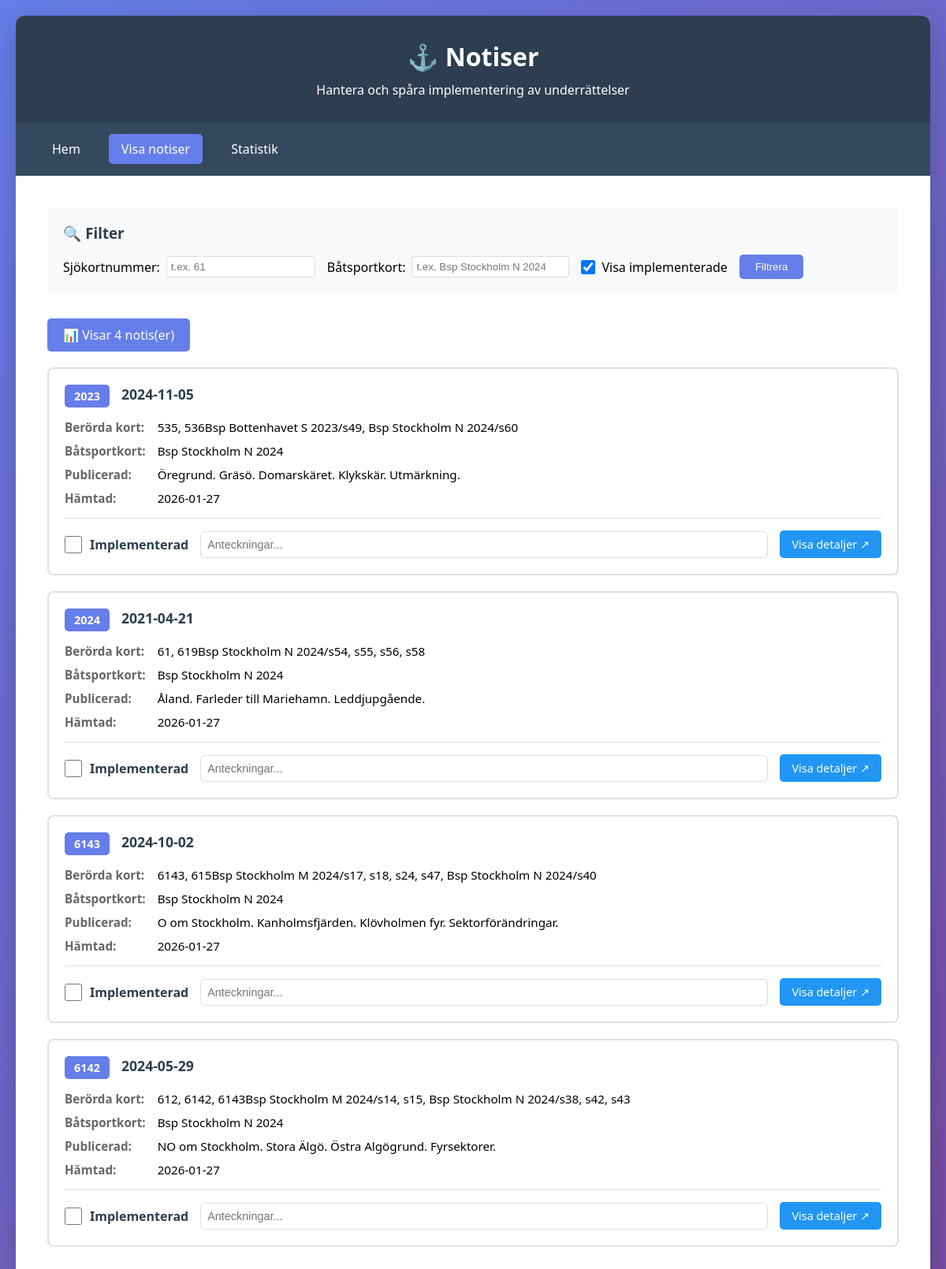
Screenshot of /notices with the database file from the repository.
### tables this page shows
CREATE TABLE implementation_status (
            id INTEGER PRIMARY KEY AUTOINCREMENT,
            notice_id INTEGER,
            implemented BOOLEAN DEFAULT 0,
            implemented_date TEXT,
            notes TEXT,
            FOREIGN KEY (notice_id) REFERENCES notices(id)
        );

CREATE TABLE notices (
            id INTEGER PRIMARY KEY AUTOINCREMENT,
            notice_number TEXT,
            title TEXT,
            affected_charts TEXT,
            sjokort_nummer TEXT,
            batsportkort TEXT,
            published_date TEXT,
            area TEXT,
            content TEXT,
            url TEXT,
            scraped_date TEXT,
            UNIQUE(notice_number)
        );

### app.py (the view)
@app.route('/notices')
def list_notices():
    conn = get_db()
    c = conn.cursor()
    sjokort = request.args.get('sjokort', '')
    batsportkort = request.args.get('batsportkort', '')
    show_implemented = request.args.get('show_implemented', '1')
    query = '''
        SELECT n.id, n.notice_number, n.title, n.affected_charts, n.sjokort_nummer, n.batsportkort,
               n.published_date, n.content, n.url, n.scraped_date,
               i.implemented, i.implemented_date, i.notes
        FROM notices n
        LEFT JOIN implementation_status i ON n.id = i.notice_id
        WHERE 1=1
    '''
    params = []
    if sjokort:
        query += ' AND n.sjokort_nummer = ?'
        params.append(sjokort)
    if batsportkort:
        query += ' AND n.batsportkort = ?'
        params.append(batsportkort)
    if show_implemented == '0':
        query += ' AND (i.implemented = 0 OR i.implemented IS NULL)'
    query += ' ORDER BY n.published_date DESC'
    c.execute(query, params)
    notices = c.fetchall()
    conn.close()
    return render_template('notices.html', notices=notices,
                         sjokort=sjokort, batsportkort=batsportkort,
                         show_implemented=show_implemented)

### app.py (called while the page is built)
def get_db():
    conn = sqlite3.connect(app.config['DATABASE'])
    conn.row_factory = sqlite3.Row
    return conn

### templates/notices.html (shortened to what this page needs)
<!DOCTYPE html>
<html lang="sv">
<head>
</head>
<body>
    <div class="container">
        <header>
            <h1>⚓ Notiser</h1>
            <p>Hantera och spåra implementering av underrättelser</p>
        </header>
        <nav>
            <a href="/">Hem</a>
            <a href="/notices" class="active">Visa notiser</a>
            <a href="/statistics">Statistik</a>
        </nav>
        <div class="content">
            <div class="filter-section">
                <h3>🔍 Filter</h3>
                <form method="get" action="/notices">
                    <div class="filter-group">
                        <label>
                            Sjökortnummer:
                            <input type="text" name="sjokort" value="{{ sjokort }}"
                                   placeholder="t.ex. 61" style="padding: 5px; border: 1px solid #ddd; border-radius: 3px;">
                        </label>
                        <label>
                            Båtsportkort:
                            <input type="text" name="batsportkort" value="{{ batsportkort }}"
                                   placeholder="t.ex. Bsp Stockholm N 2024"
                                   style="padding: 5px; border: 1px solid #ddd; border-radius: 3px; min-width: 200px;">
                        </label>
                        <label>
                            <input type="checkbox" name="show_implemented" value="1"
                                   {% if show_implemented == '1' %}checked{% endif %}>
                            Visa implementerade
                        </label>
                        <button type="submit" style="background: #667eea; color: white; border: none;
                                padding: 8px 20px; border-radius: 5px; cursor: pointer;">
                            Filtrera
                        </button>
                    </div>
                </form>
            </div>
            {% if notices %}
                <div class="notice-count">
                    📊 Visar {{ notices|length }} notis(er)
                </div>
                <div class="notices-grid">
                    {% for notice in notices %}
                    <div class="notice-card {% if notice.implemented %}implemented{% endif %}">
                        <div class="notice-header">
                            <div class="notice-number">
                                {% if notice.notice_number %}
                                <a href="https://ufs.sjofartsverket.se/Current/NoticeDetails?notice={{ notice.notice_number }}&from=search"
                                   target="_blank"
                                   title="Klicka för att se fullständig beskrivning">
                                    {{ notice.notice_number }}
                                </a>
                                {% endif %}
                            </div>
                            <div class="notice-title">
                                {% if notice.notice_number %}
                                <a href="https://ufs.sjofartsverket.se/Current/NoticeDetails?notice={{ notice.notice_number }}&from=search"
                                   target="_blank"
                                   title="Klicka för att se fullständig beskrivning">
                                    {{ notice.title }}
                                </a>
                                {% else %}
                                {{ notice.title }}
                                {% endif %}
                            </div>
                        </div>
                        <div class="notice-info">
                            {% if notice.affected_charts %}
                            <strong>Berörda kort:</strong>
                            <span>{{ notice.affected_charts }}</span>
                            {% endif %}
                            {% if notice.batsportkort %}
                            <strong>Båtsportkort:</strong>
                            <span>{{ notice.batsportkort }}</span>
                            {% endif %}
                            <strong>Publicerad:</strong>
                            <span>{{ notice.published_date }}</span>
                            {% if notice.scraped_date %}
                            <strong>Hämtad:</strong>
                            <span>{{ notice.scraped_date[:10] }}</span>
                            {% endif %}
                        </div>
                        <div class="notice-actions">
                            <div class="checkbox-container">
                                <input type="checkbox"
                                       id="implemented_{{ notice.id }}"
                                       onchange="updateStatus({{ notice.id }}, this.checked)">
                                <label for="implemented_{{ notice.id }}">Implementerad</label>
                            </div>
                            <input type="text"
                                   class="notes-input"
                                   id="notes_{{ notice.id }}"
                                   placeholder="Anteckningar..."
                                   value="{{ notice.notes or '' }}"
                                   onblur="saveNotes({{ notice.id }}, this.value)">
                            {% if notice.notice_number %}
                            <a href="https://ufs.sjofartsverket.se/Current/NoticeDetails?notice={{ notice.notice_number }}&from=search"
                               target="_blank"
                               class="link-button">
                                Visa detaljer ↗
                            </a>
                            {% endif %}
                        </div>
                    </div>
                    {% endfor %}
                </div>
            {% endif %}
        </div>
    </div>
</body>
</html>

### templates/notices.html (style rules this page uses)
* { margin: 0; padding: 0; box-sizing: border-box; }
body { font-family: 'Segoe UI', Tahoma, Geneva, Verdana, sans-serif; background: linear-gradient(135deg, #667eea 0%, #764ba2 100%); min-height: 100vh; padding: 20px; }
.container { max-width: 1400px; margin: 0 auto; background: white; border-radius: 10px; box-shadow: 0 10px 40px rgba(0,0,0,0.2); overflow: hidden; }
header { background: #2c3e50; color: white; padding: 30px; text-align: center; }
header h1 { font-size: 2em; margin-bottom: 10px; }
nav { background: #34495e; padding: 15px 30px; display: flex; gap: 20px; flex-wrap: wrap; }
nav a { color: white; text-decoration: none; padding: 8px 16px; border-radius: 5px; transition: background 0.3s; }
nav a.active { background: #667eea; }
.content { padding: 40px; }
.filter-section { background: #f8f9fa; padding: 20px; border-radius: 8px; margin-bottom: 30px; }
.filter-section h3 { margin-bottom: 15px; color: #2c3e50; }
.filter-group { display: flex; gap: 15px; align-items: center; flex-wrap: wrap; }
.filter-group label { display: flex; align-items: center; gap: 8px; }
.filter-group input[type="checkbox"] { width: 18px; height: 18px; }
.notice-count { background: #667eea; color: white; padding: 10px 20px; border-radius: 5px; margin-bottom: 20px; display: inline-block; }
.notices-grid { display: grid; gap: 20px; }
.notice-card { background: white; border: 2px solid #e0e0e0; border-radius: 8px; padding: 20px; transition: all 0.3s; }
.notice-header { display: flex; justify-content: space-between; align-items: start; margin-bottom: 15px; gap: 15px; }
.notice-number { background: #667eea; color: white; padding: 5px 12px; border-radius: 5px; font-weight: bold; font-size: 0.9em; transition: background 0.3s; }
.notice-number a { color: white; text-decoration: none; }
.notice-title { flex: 1; font-size: 1.1em; color: #2c3e50; font-weight: 600; }
.notice-title a { color: #2c3e50; text-decoration: none; transition: color 0.3s; }
.notice-info { display: grid; grid-template-columns: auto 1fr; gap: 10px 15px; margin-bottom: 15px; font-size: 0.95em; }
.notice-info strong { color: #666; }
.notice-actions { display: flex; align-items: center; gap: 15px; padding-top: 15px; border-top: 1px solid #e0e0e0; }
.checkbox-container { display: flex; align-items: center; gap: 10px; }
.checkbox-container input[type="checkbox"] { width: 22px; height: 22px; cursor: pointer; }
.checkbox-container label { cursor: pointer; font-weight: 600; color: #2c3e50; }
.notes-input { flex: 1; padding: 8px; border: 1px solid #ddd; border-radius: 5px; font-size: 0.9em; }
.link-button { background: #2196F3; color: white; padding: 8px 15px; text-decoration: none; border-radius: 5px; font-size: 0.9em; transition: background 0.3s; }

### rows the page displays
implementation_status: notice_number "2023", title "2024-11-05", affected_charts "535, 536Bsp Bottenhavet S 2023/s49, Bsp Stockholm N 2024/s60", batsportkort "Bsp Stockholm N 2024", published_date "Öregrund. Gräsö. Domarskäret. Klykskär. Utmärkning.", scraped_date "2026-01-27"
implementation_status: notice_number "2024", title "2021-04-21", affected_charts "61, 619Bsp Stockholm N 2024/s54, s55, s56, s58", batsportkort "Bsp Stockholm N 2024", published_date "Åland. Farleder till Mariehamn. Leddjupgående.", scraped_date "2026-01-27"
implementation_status: notice_number "6143", title "2024-10-02", affected_charts "6143, 615Bsp Stockholm M 2024/s17, s18, s24, s47, Bsp Stockholm N 2024/s40", batsportkort "Bsp Stockholm N 2024", published_date "O om Stockholm. Kanholmsfjärden. Klövholmen fyr. Sektorförändringar.", scraped_date "2026-01-27"
implementation_status: notice_number "6142", title "2024-05-29", affected_charts "612, 6142, 6143Bsp Stockholm M 2024/s14, s15, Bsp Stockholm N 2024/s38, s42, s43", batsportkort "Bsp Stockholm N 2024", published_date "NO om Stockholm. Stora Älgö. Östra Algögrund. Fyrsektorer.", scraped_date "2026-01-27"

### other values shown
{{ notices|length }} "4"
